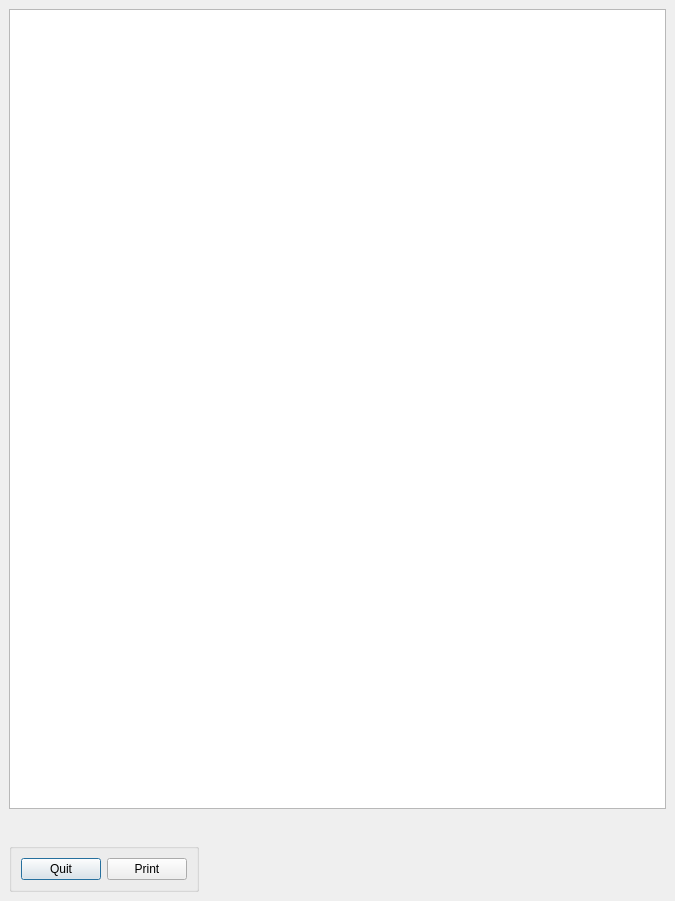
<?xml version="1.0" encoding="UTF-8"?>
<ui version="4.0">
 <class>EditFile</class>
 <widget class="QWidget" name="EditFile">
  <property name="geometry">
   <rect>
    <x>0</x>
    <y>0</y>
    <width>675</width>
    <height>901</height>
   </rect>
  </property>
  <property name="windowTitle">
   <string>Edit a file</string>
  </property>
  <layout class="QGridLayout">
   <property name="margin">
    <number>9</number>
   </property>
   <property name="spacing">
    <number>6</number>
   </property>
   <item row="2" column="1">
    <spacer>
     <property name="orientation">
      <enum>Qt::Horizontal</enum>
     </property>
     <property name="sizeHint" stdset="0">
      <size>
       <width>331</width>
       <height>49</height>
      </size>
     </property>
    </spacer>
   </item>
   <item row="2" column="0">
    <widget class="QGroupBox" name="GroupButtons">
     <property name="title">
      <string/>
     </property>
     <layout class="QGridLayout">
      <property name="margin">
       <number>9</number>
      </property>
      <property name="spacing">
       <number>6</number>
      </property>
      <item row="0" column="1">
       <widget class="QPushButton" name="buttonPrint">
        <property name="text">
         <string>Print</string>
        </property>
        <property name="autoDefault">
         <bool>false</bool>
        </property>
        <property name="default">
         <bool>false</bool>
        </property>
        <property name="flat">
         <bool>false</bool>
        </property>
       </widget>
      </item>
      <item row="0" column="0">
       <widget class="QPushButton" name="buttonQuit">
        <property name="text">
         <string>Quit</string>
        </property>
        <property name="autoDefault">
         <bool>false</bool>
        </property>
        <property name="default">
         <bool>true</bool>
        </property>
        <property name="flat">
         <bool>false</bool>
        </property>
       </widget>
      </item>
     </layout>
    </widget>
   </item>
   <item row="1" column="0" colspan="2">
    <spacer>
     <property name="orientation">
      <enum>Qt::Vertical</enum>
     </property>
     <property name="sizeHint" stdset="0">
      <size>
       <width>20</width>
       <height>14</height>
      </size>
     </property>
    </spacer>
   </item>
   <item row="0" column="0" colspan="2">
    <widget class="QTextBrowser" name="QTBEditFile">
     <property name="minimumSize">
      <size>
       <width>530</width>
       <height>800</height>
      </size>
     </property>
     <property name="font">
      <font>
       <family>Courier New</family>
      </font>
     </property>
    </widget>
   </item>
  </layout>
 </widget>
 <resources/>
 <connections/>
</ui>
